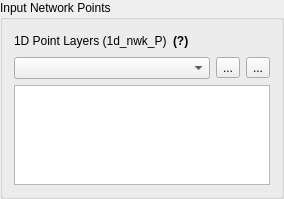
         <widget class="QgsCollapsibleGroupBox" name="gbPoints">
          <property name="title">
           <string>Input Network Points</string>
          </property>
          <property name="collapsed">
           <bool>false</bool>
          </property>
          <layout class="QVBoxLayout" name="verticalLayout_2">
           <item>
            <layout class="QVBoxLayout" name="InputPointLayout">
             <item>
              <layout class="QHBoxLayout" name="horizontalLayout_33">
               <item>
                <widget class="QLabel" name="label_2">
                 <property name="text">
                  <string>1D Point Layers (1d_nwk_P)</string>
                 </property>
                </widget>
               </item>
               <item>
                <widget class="QLabel" name="inputPointsToolTip">
                 <property name="text">
                  <string>&lt;html&gt;&lt;head/&gt;&lt;body&gt;&lt;p&gt;&lt;span style=&quot; font-weight:600;&quot;&gt;(?)&lt;/span&gt;&lt;/p&gt;&lt;/body&gt;&lt;/html&gt;</string>
                 </property>
                </widget>
               </item>
               <item>
                <spacer name="horizontalSpacer_49">
                 <property name="orientation">
                  <enum>Qt::Horizontal</enum>
                 </property>
                 <property name="sizeHint" stdset="0">
                  <size>
                   <width>40</width>
                   <height>20</height>
                  </size>
                 </property>
                </spacer>
               </item>
              </layout>
             </item>
             <item>
              <layout class="QHBoxLayout" name="horizontalLayout_2">
               <item>
                <widget class="QComboBox" name="cboInputPoints">
                 <property name="editable">
                  <bool>false</bool>
                 </property>
                </widget>
               </item>
               <item>
                <widget class="QToolButton" name="btnAddPoints">
                 <property name="text">
                  <string>...</string>
                 </property>
                </widget>
               </item>
               <item>
                <widget class="QToolButton" name="btnRemovePoints">
                 <property name="text">
                  <string>...</string>
                 </property>
                </widget>
               </item>
              </layout>
             </item>
             <item>
              <widget class="QListWidget" name="lwPoints">
               <property name="maximumSize">
                <size>
                 <width>16777215</width>
                 <height>100</height>
                </size>
               </property>
               <property name="selectionMode">
                <enum>QAbstractItemView::ExtendedSelection</enum>
               </property>
              </widget>
             </item>
            </layout>
           </item>
          </layout>
         </widget>
